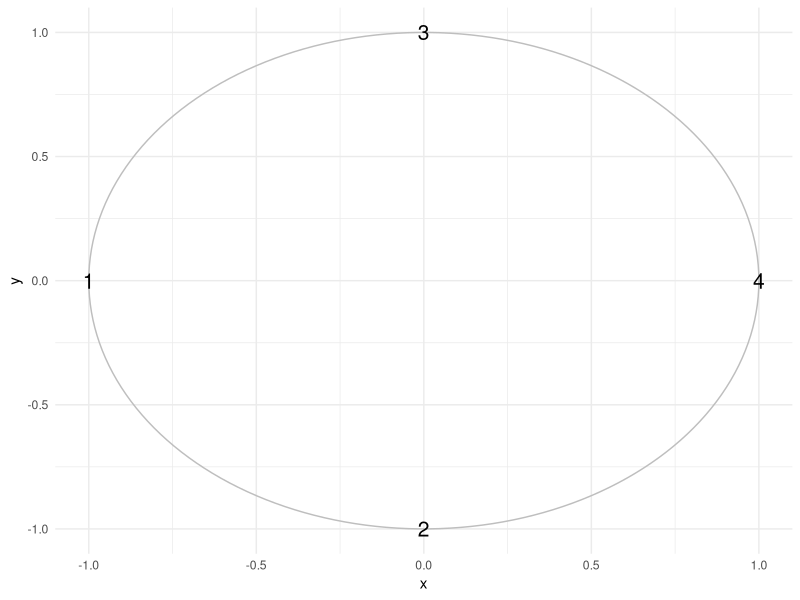

This figure's R source:
## ---- chunk 1
knitr::opts_chunk$set(echo = FALSE)
knitr::opts_chunk$set(message = FALSE)
library(dplyr)
library(ggplot2)
library(knitr)
## ---- chunk 2
x = c(-1, 0, 0, 1)
y = c(0, -1, 1, 0)
gg_circle <- function(r, xc, yc, color="black", fill=NA, ...) {
    x <- xc + r*cos(seq(0, pi, length.out=100))
    ymax <- yc + r*sin(seq(0, pi, length.out=100))
    ymin <- yc + r*sin(seq(0, -pi, length.out=100))
    annotate("ribbon", x=x, ymin=ymin, ymax=ymax, color=color, fill=fill, ...)
}

data.frame(x=x, y=y) %>% ggplot(aes(x=x,y=y))  + gg_circle(r=1, xc=0, yc=0, color = 'gray') + geom_point(shape = c('1','2','3','4'), size=5) + theme_minimal()

## ---- chunk 3
h.x <- matrix(0, 4, 4)
h.y <- matrix(0, 4, 4)
for (i in 1:4){
  for (j in 1:4){
    h.x[i,j] <- x[i] - x[j]
    h.y[i,j] <- y[i] - y[j]
  }
}
## ---- chunk 4
cor.mat <- matrix(0, 4, 4)
for (i in 1:4){
  for (j in 1:4){
    cor.mat[i,j] <- exp(- sqrt(t(c(h.x[i,j], h.y[i,j])) %*% diag(2)  %*% (c(h.x[i,j], h.y[i,j]))) )
  }
}
cor.mat %>% kable(digits = 3)
## ---- chunk 5
cor.mat <- matrix(0, 4, 4)
for (i in 1:4){
  for (j in 1:4){
    cor.mat[i,j] <- exp(- sqrt(t(c(h.x[i,j], h.y[i,j])) %*% matrix(c(2,0,0,1),2,2)  %*% (c(h.x[i,j], h.y[i,j]))) )
  }
}
cor.mat %>% kable(digits = 3)
## ---- chunk 6
cor.mat <- matrix(0, 4, 4)
for (i in 1:4){
  for (j in 1:4){
    cor.mat[i,j] <- exp(- sqrt(t(c(h.x[i,j], h.y[i,j])) %*% matrix(c(3,1,1,1),2,2)  %*% (c(h.x[i,j], h.y[i,j]))) )
  }
}
cor.mat %>% kable(digits = 3)
